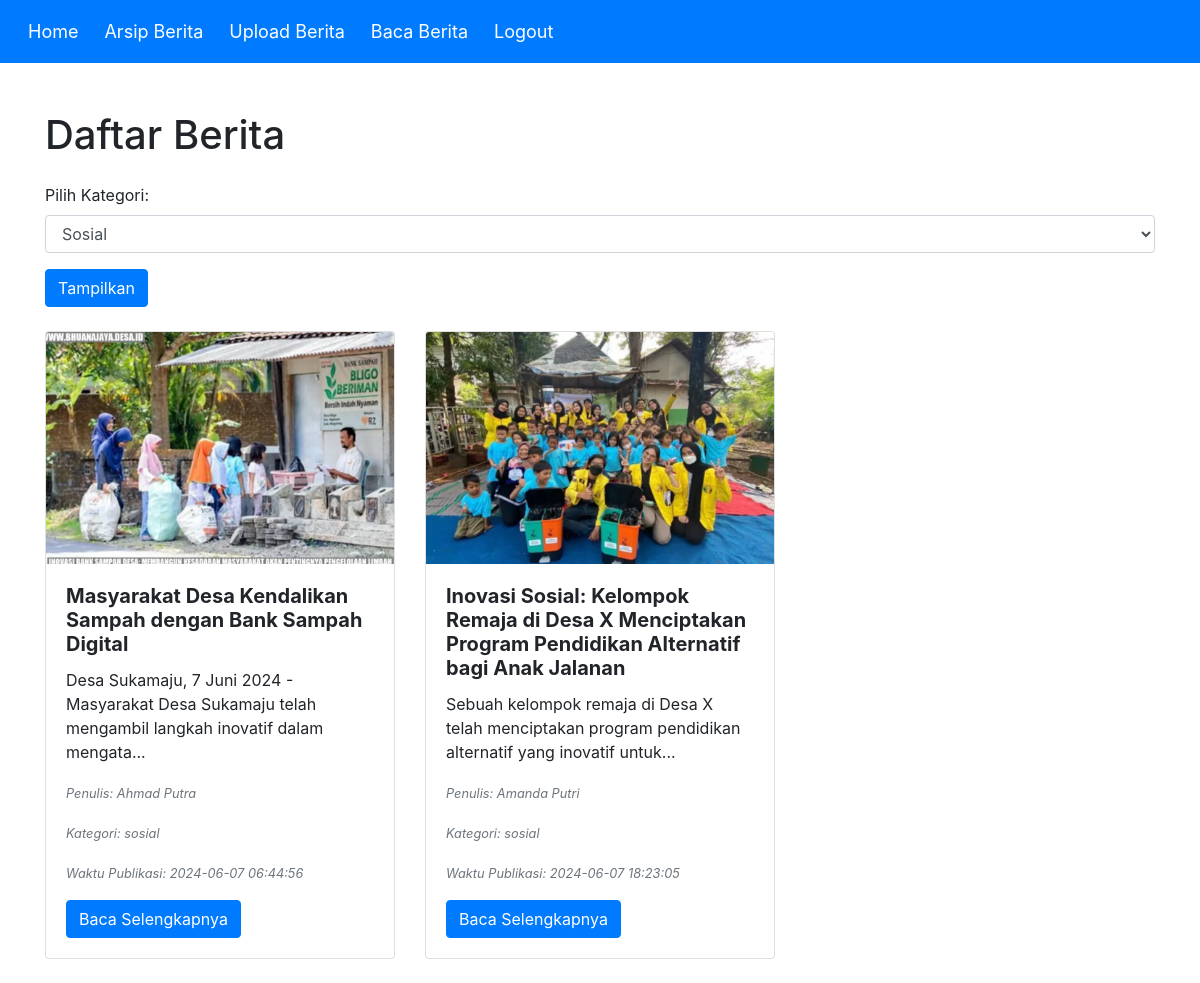
Screenshot of /berita.php?kategori=sosial with the database file from the repository.
### tables this page shows
CREATE TABLE `berita` (
  `id` int NOT NULL,
  `judul` varchar(255) NOT NULL,
  `isi` text NOT NULL,
  `author` varchar(100) NOT NULL,
  `kategori` enum('sosial','politik','ekonomi','edukasi','hiburan','olahraga','kesehatan','teknologi') DEFAULT NULL,
  `waktu_publikasi` timestamp NULL DEFAULT CURRENT_TIMESTAMP,
  `gambar` varchar(255) DEFAULT NULL,
  `sumber` varchar(255) DEFAULT NULL
);

### berita.php (the view, shortened to what this page needs)
<?php
class Berita {
    private $db;
    public function __construct($db) {
        $this->db = $db;
    }
    public function getAllBerita($kategori = '') {
        if ($kategori) {
            $query = "SELECT * FROM berita WHERE kategori = ?";
            $stmt = $this->db->prepare($query);
            $stmt->execute([$kategori]);
        } else {
            $query = "SELECT * FROM berita";
            $stmt = $this->db->prepare($query);
            $stmt->execute();
        }
        return $stmt->fetchAll(PDO::FETCH_ASSOC);
    }
}
$database = new Database();
$db = $database->getConnection();
$beritaObj = new Berita($db);
$kategori = isset($_GET['kategori']) ? $_GET['kategori'] : '';
$beritaList = $beritaObj->getAllBerita($kategori);
?>
<!DOCTYPE html>
<html>
<head>
    <link href="https://maxcdn.bootstrapcdn.com/bootstrap/4.5.2/css/bootstrap.min.css" rel="stylesheet">
</head>
<body>
    <nav class="navbar navbar-expand-lg navbar-custom">
        <div class="collapse navbar-collapse" id="navbarNav">
            <ul class="navbar-nav">
                <li class="nav-item">
                    <a class="nav-link" href="index.php">Home</a>
                </li>
                <li class="nav-item">
                    <a class="nav-link" href="arsip_berita.php">Arsip Berita</a>
                </li>
                <li class="nav-item">
                    <a class="nav-link" href="create_berita.php">Upload Berita</a>
                </li>
                <li class="nav-item">
                    <a class="nav-link" href="berita.php">Baca Berita</a>
                </li>
                <li class="nav-item">
                    <a class="nav-link" href="logout.php">Logout</a>
                </li>
            </ul>
        </div>
    </nav>
    <div class="container mt-5">
        <h1 class="mb-4">Daftar Berita</h1>
        <form method="get" action="berita.php" class="mb-4">
            <div class="form-group">
                <label for="kategori">Pilih Kategori:</label>
                <select class="form-control" id="kategori" name="kategori">
                    <option value="sosial" <?php if($kategori == 'sosial') echo 'selected'; ?>>Sosial</option>
                </select>
            </div>
            <button type="submit" class="btn btn-primary">Tampilkan</button>
        </form>
        <div class="row">
            <?php foreach($beritaList as $berita): ?>
            <div class="col-md-4">
                <div class="card mb-4">
                    <?php if ($berita['gambar']): ?>
                    <img src="<?php echo $berita['gambar']; ?>" class="card-img-top" alt="Gambar Berita">
                    <?php endif; ?>
                    <div class="card-body">
                        <h5 class="card-title font-weight-bold"><?php echo $berita['judul']; ?></h5>
                        <p class="card-text"><?php echo substr($berita['isi'], 0, 100); ?>...</p>
                        <p class="card-text">
                            <small class="text-muted font-italic">Penulis: <?php echo $berita['author']; ?></small>
                        </p>
                        <p class="card-text">
                            <small class="text-muted font-italic">Kategori: <?php echo $berita['kategori']; ?></small>
                        </p>
                        <p class="card-text">
                            <small class="text-muted font-italic">Waktu Publikasi: <?php echo $berita['waktu_publikasi']; ?></small>
                        </p>
                        <a href="detail_berita.php?id=<?php echo $berita['id']; ?>" class="btn btn-primary">Baca Selengkapnya</a>
                    </div>
                </div>
            </div>
            <?php endforeach; ?>
        </div>
    </div>
</body>
</html>

### berita.php (style rules this page uses)
.navbar-custom { background-color: #007BFF; padding: 10px; }
.navbar-custom .navbar-nav .nav-link { color: white; font-size: 18px; }
.navbar-custom .navbar-nav { margin-left: 0; }
.navbar-custom .navbar-nav .nav-item { margin-left: 10px; }

### rows the page displays
berita: gambar (picture), judul "Masyarakat Desa Kendalikan Sampah dengan Bank Sampah Digital", isi "Desa Sukamaju, 7 Juni 2024 - Masyarakat Desa Sukamaju telah mengambil langkah inovatif dalam mengata", author "Ahmad Putra", kategori "sosial", waktu_publikasi "2024-06-07 06:44:56"
berita: gambar (picture), judul "Inovasi Sosial: Kelompok Remaja di Desa X Menciptakan Program Pendidikan Alternatif bagi Anak Jalanan", isi "Sebuah kelompok remaja di Desa X telah menciptakan program pendidikan alternatif yang inovatif untuk", author "Amanda Putri", kategori "sosial", waktu_publikasi "2024-06-07 18:23:05"
